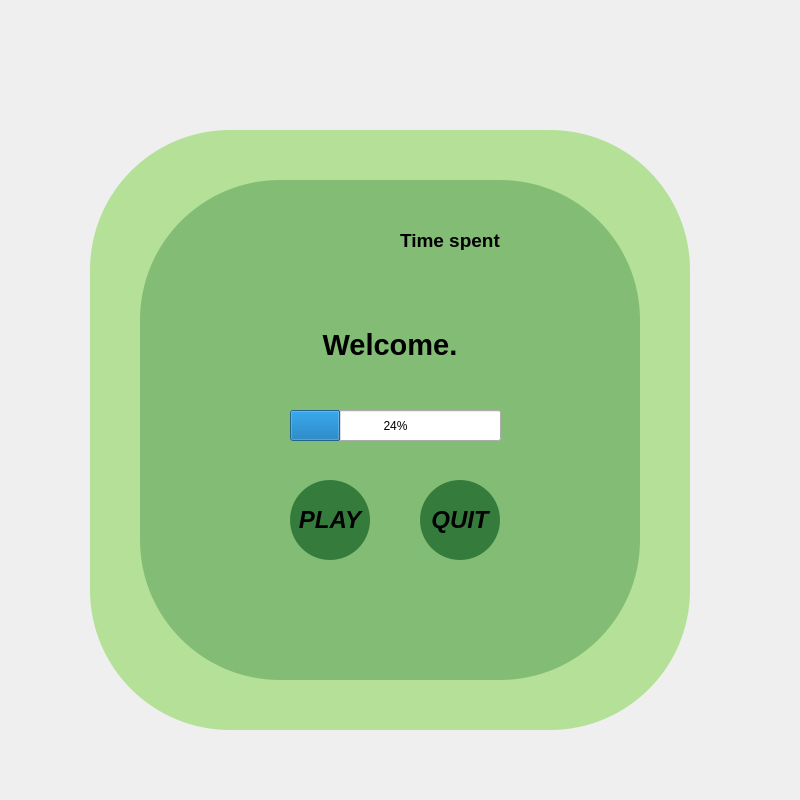
<?xml version="1.0" encoding="UTF-8"?>
<ui version="4.0">
 <class>Form</class>
 <widget class="QWidget" name="Form">
  <property name="geometry">
   <rect>
    <x>0</x>
    <y>0</y>
    <width>800</width>
    <height>800</height>
   </rect>
  </property>
  <property name="minimumSize">
   <size>
    <width>800</width>
    <height>800</height>
   </size>
  </property>
  <property name="maximumSize">
   <size>
    <width>800</width>
    <height>800</height>
   </size>
  </property>
  <property name="windowTitle">
   <string>Form</string>
  </property>
  <widget class="QWidget" name="widget" native="true">
   <property name="geometry">
    <rect>
     <x>10</x>
     <y>20</y>
     <width>760</width>
     <height>760</height>
    </rect>
   </property>
   <property name="minimumSize">
    <size>
     <width>760</width>
     <height>760</height>
    </size>
   </property>
   <property name="maximumSize">
    <size>
     <width>760</width>
     <height>760</height>
    </size>
   </property>
   <widget class="QLabel" name="cerceve">
    <property name="geometry">
     <rect>
      <x>80</x>
      <y>110</y>
      <width>600</width>
      <height>600</height>
     </rect>
    </property>
    <property name="minimumSize">
     <size>
      <width>600</width>
      <height>600</height>
     </size>
    </property>
    <property name="maximumSize">
     <size>
      <width>600</width>
      <height>600</height>
     </size>
    </property>
    <property name="font">
     <font>
      <family>Times</family>
      <pointsize>20</pointsize>
     </font>
    </property>
    <property name="styleSheet">
     <string notr="true">background-color: rgb(180, 225, 151);
border-radius:140px;</string>
    </property>
    <property name="text">
     <string/>
    </property>
    <property name="alignment">
     <set>Qt::AlignCenter</set>
    </property>
   </widget>
   <widget class="QLabel" name="cerceve2">
    <property name="geometry">
     <rect>
      <x>130</x>
      <y>160</y>
      <width>500</width>
      <height>500</height>
     </rect>
    </property>
    <property name="minimumSize">
     <size>
      <width>500</width>
      <height>500</height>
     </size>
    </property>
    <property name="maximumSize">
     <size>
      <width>500</width>
      <height>500</height>
     </size>
    </property>
    <property name="styleSheet">
     <string notr="true">background-color: rgb(131, 189, 117)
;
border-radius:140px;</string>
    </property>
    <property name="text">
     <string/>
    </property>
   </widget>
   <widget class="QLabel" name="time_spent">
    <property name="geometry">
     <rect>
      <x>390</x>
      <y>210</y>
      <width>101</width>
      <height>20</height>
     </rect>
    </property>
    <property name="font">
     <font>
      <pointsize>14</pointsize>
      <weight>75</weight>
      <bold>true</bold>
     </font>
    </property>
    <property name="text">
     <string>Time spent:</string>
    </property>
   </widget>
   <widget class="QLabel" name="welcome_username">
    <property name="geometry">
     <rect>
      <x>280</x>
      <y>300</y>
      <width>200</width>
      <height>50</height>
     </rect>
    </property>
    <property name="minimumSize">
     <size>
      <width>200</width>
      <height>50</height>
     </size>
    </property>
    <property name="maximumSize">
     <size>
      <width>200</width>
      <height>50</height>
     </size>
    </property>
    <property name="font">
     <font>
      <pointsize>22</pointsize>
      <weight>75</weight>
      <bold>true</bold>
     </font>
    </property>
    <property name="text">
     <string>Welcome.</string>
    </property>
    <property name="alignment">
     <set>Qt::AlignCenter</set>
    </property>
   </widget>
   <widget class="QProgressBar" name="progressBar">
    <property name="geometry">
     <rect>
      <x>280</x>
      <y>390</y>
      <width>211</width>
      <height>31</height>
     </rect>
    </property>
    <property name="value">
     <number>24</number>
    </property>
   </widget>
   <widget class="QPushButton" name="playButton">
    <property name="geometry">
     <rect>
      <x>280</x>
      <y>460</y>
      <width>80</width>
      <height>80</height>
     </rect>
    </property>
    <property name="minimumSize">
     <size>
      <width>80</width>
      <height>80</height>
     </size>
    </property>
    <property name="maximumSize">
     <size>
      <width>80</width>
      <height>76</height>
     </size>
    </property>
    <property name="font">
     <font>
      <pointsize>18</pointsize>
      <weight>75</weight>
      <italic>true</italic>
      <bold>true</bold>
     </font>
    </property>
    <property name="styleSheet">
     <string notr="true">background-color:rgb(53, 124, 60);
border-radius:40px;
</string>
    </property>
    <property name="text">
     <string>PLAY</string>
    </property>
   </widget>
   <widget class="QPushButton" name="quitButton">
    <property name="geometry">
     <rect>
      <x>410</x>
      <y>460</y>
      <width>80</width>
      <height>80</height>
     </rect>
    </property>
    <property name="minimumSize">
     <size>
      <width>80</width>
      <height>80</height>
     </size>
    </property>
    <property name="maximumSize">
     <size>
      <width>80</width>
      <height>80</height>
     </size>
    </property>
    <property name="font">
     <font>
      <pointsize>18</pointsize>
      <weight>75</weight>
      <italic>true</italic>
      <bold>true</bold>
     </font>
    </property>
    <property name="styleSheet">
     <string notr="true">background-color:rgb(53, 124, 60);
border-radius:40px;</string>
    </property>
    <property name="text">
     <string>QUIT</string>
    </property>
   </widget>
  </widget>
 </widget>
 <resources/>
 <connections/>
</ui>
